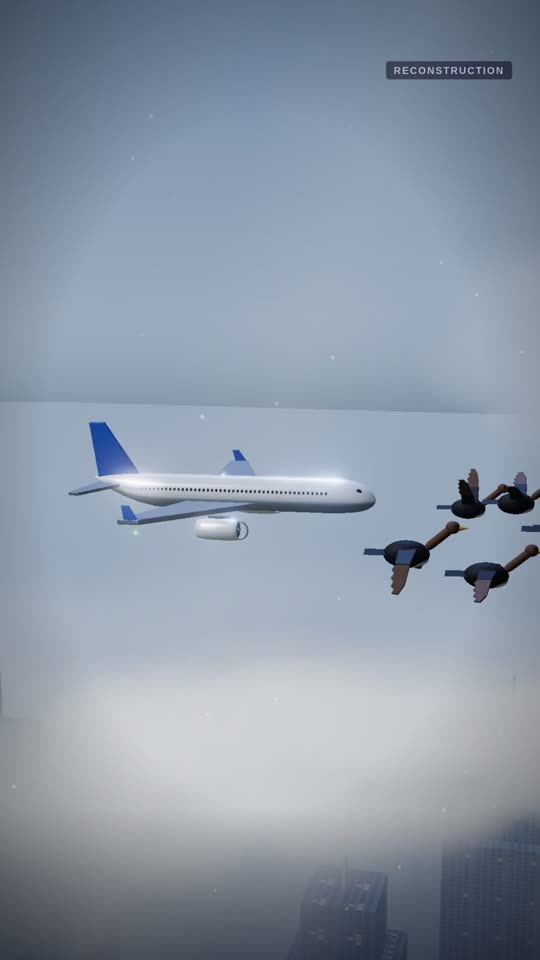
#> input picture _checks/bench-39282273074/scene01-30.jpg, 540 x 960 px; its folder holds only this picture in this run
$ python -i artgen.py   (imports and definitions only)
#> lines starting #> are read from the running program, lines starting #| are printed output that depends on the picture; after the words box and inside, x2 and y2 are one past the last pixel; in counts of white or black regions, pixels touching at a corner belong together
#> further down, picture is the input picture: PIL image 540x960 RGB; mean R, G, B 139.3, 151.8, 166.5
### fyt/scenes3d.py
"""The 3D scene catalog, and the rules that keep a 3D scene true to its narration.

`renderer/src/scenes/world/catalog.json` lists every subject the `world` scene can draw (aircraft,
ships, trains, road vehicles, rockets, spacecraft, cities, landscapes), what each can do, and the words
that point to each. Everything here reads it: the scene models' allowed values, the scriptwriter's
guide, the visual planner (fyt.visualplan) and the guards below. A subject added to the catalog, with
its module registered in `renderer/src/scenes/world/index.tsx`, is open to every later video.

The guards make sure a reconstruction shows only what the fact-checked narration says: an event
(a crash, a sinking, an eruption) is drawn only when the scene's narration names it, and weather,
fire or smoke only when the narration or the research says so. Otherwise the scene shows the subject
doing something neutral (sailing, cruising, a fly-over) and is labelled an illustration.
"""

from __future__ import annotations

import json
import re
from functools import lru_cache
from pathlib import Path

CATALOG_PATH = Path(__file__).resolve().parent.parent / "renderer" / "src" / "scenes" / "world" / "catalog.json"


@lru_cache(maxsize=1)
def catalog() -> dict:
    return json.loads(CATALOG_PATH.read_text())


def subjects() -> dict:
    return catalog()["subjects"]


# [7 lines left out: function _union, not called in this run]


SUBJECTS = tuple(catalog()["subjects"])
ACTIONS = _union("actions")
VARIANTS = _union("variants")
OBSTACLES = _union("obstacles")
SHOTS = tuple(catalog()["shots"])
WEATHERS = tuple(catalog()["weather"])
EFFECTS_3D = tuple(catalog()["effects"])


# [8 lines left out: function _pattern, not called in this run]


@lru_cache(maxsize=None)
def _compiled(key: tuple[str, ...]) -> re.Pattern | None:
    return _pattern(list(key))


# [7 lines left out: function find, not called in this run]


def count(text: str, words: list[str]) -> int:
    p = _compiled(tuple(words))
    return len(p.findall(text.lower())) if p and text else 0


YEAR = re.compile(
    r"\b(?:in|of|since|by|until|from|during|before|after|around|circa|year|summer|winter|spring|autumn|"
    r"january|february|march|april|may|june|july|august|september|october|november|december)\s+(1[0-9]{3}|20[0-9]{2})\b",
    re.I,
)


# [31 lines left out: functions story_year, variant_for, unlike, grounded, not called in this run]


def neutral_action(subject: str) -> str:
    acts = subjects()[subject]["actions"]
    return next((a for a, v in acts.items() if v.get("neutral")), next(iter(acts)))


def is_event(subject: str, action: str) -> bool:
    return bool(subjects()[subject]["actions"].get(action, {}).get("event"))


def action_words(subject: str, action: str) -> list[str]:
    return subjects()[subject]["actions"].get(action, {}).get("keywords", [])


def moment(subject: str, action: str) -> float | None:
    return subjects()[subject]["actions"].get(action, {}).get("moment")


def default_shot(subject: str, action: str) -> str | None:
    return subjects()[subject]["actions"].get(action, {}).get("shot")


# [94 lines left out: functions guide_text, legacy_to_world, guard, not called in this run]

### fyt/artgen.py
"""AI illustrations in the channel's house style: story scene plates and props, and storyboard pictures.

Each story scene gets a background plate (the place, empty) and a cut-out for each prop (drawn
alone on white, then the white is removed), so the renderer can still move, tilt and layer them.
The style is deliberately flat and non-photographic, with faceless people: nobody real is
depicted, and clearly stylised art falls outside YouTube's synthetic-content disclosure.

Providers (the first with keys set is used):
- Cloudflare Workers AI: CLOUDFLARE_ACCOUNT_ID + CLOUDFLARE_API_TOKEN (free daily allowance). FLUX.2 [klein]
  draws at the video's own shape (a Short's pictures are tall, not squares in a band) and can take earlier
  pictures as references, so a recurring ship or person keeps its look; FLUX.1 schnell, square only, is
  the fallback when it refuses
- Together AI, FLUX.1 schnell Free: TOGETHER_API_KEY
Without keys, story scenes use the bundled emoji-style props (fyt.illustrate).
"""

from __future__ import annotations

import base64
import hashlib
import io
import re
import time
from pathlib import Path

import numpy as np
import requests
from PIL import Image, ImageDraw, ImageFilter

from fyt.config import Config, secret
from fyt.models import Script

# The channel's house style: an illustrated documentary look, shared by the storyboard pictures
# (fyt.storyboard) and the story scenes' plates and props. FLUX follows plain descriptive sentences
# better than lists of tags.
LOOK = (
    "painterly editorial illustration with confident ink linework and gouache texture on warm paper grain, "
    "a limited palette of deep navy, warm amber, cream and muted brick red, accurate period details"
)
SAFE = (
    "Any people are stylised figures with simplified features, never a real person's likeness. "
    "There is no text, lettering, sign, logo or watermark anywhere in the image. Nothing gory: no blood or wounds."
)
STYLE = f"Drawn as a {LOOK} for an animated documentary. {SAFE}"
SCENE_STYLE = (
    f"A full-frame {LOOK}, cinematic lighting with strong shadows, composed like a film still with the main "
    f"subject large in the centre, layered in depth: something in the foreground, the subject in the middle "
    f"ground, a distant background. {SAFE}"
)
PROP = (
    "A single {thing}, shown whole and centred in a three-quarter view with a clear, readable silhouette, "
    "isolated on a plain pure white background with no ground, shadow or other objects."
)
PLATE = (
    "A wide, detailed establishing view of {scene}, seen from eye level, with a distinct foreground, middle "
    "ground and distant background for depth. The lower half is open ground where characters could stand, "
    "and there are no people or vehicles in the scene."
)
STEPS = 8  # the most Cloudflare allows for FLUX.1 schnell: noticeably sharper than 4
KLEIN = "@cf/black-forest-labs/flux-2-klein-4b"
SCHNELL = "@cf/black-forest-labs/flux-1-schnell"
# The picture's shape by use: a Short's full-screen picture is tall, a long video's wide, a prop square.
SIZES = {"tall": (768, 1344), "wide": (1344, 768), "square": (1024, 1024)}
REF_SIDE = 448  # reference pictures must be under 512 px a side
# Cloudflare's free allowance is 10,000 neurons a day: about 60 tall FLUX.2 [klein] pictures (6 tiles
# at 26 neurons each), or 30 square FLUX.1 schnell ones at 8 steps. Three Shorts a day plus a few test
# renders fit when a Short draws at most this many (story scenes and storyboard).
ART_PER_SHORT = 14
# A long video is made on a day that also makes two Shorts, so it gets a modest share too; once the
# allowance runs out, everything still renders, with photos and graphics instead of pictures.
ART_PER_LONG = 16
_spent = False  # the free daily allowance ran out during this run


def out_of_allowance() -> bool:
    return _spent


# [6 lines left out: function provider, not called in this run]


class Rejected(requests.RequestException):
    """The provider refused the request itself (bad key, bad input): retrying won't help."""


# [11 lines that did not run here, left out]


def _jpeg(path: Path) -> bytes:
    im = Image.open(path).convert("RGB")
    im.thumbnail((REF_SIDE, REF_SIDE))
    out = io.BytesIO()
    im.save(out, "JPEG", quality=88)
    return out.getvalue()


_klein_ok = True  # FLUX.2 [klein] answered (or hasn't been asked yet) in this run


# [54 lines left out: functions _cloudflare, generate, not called in this run]


def cut_out(img: Image.Image, tolerance: int = 38) -> Image.Image:
    """Remove the plain background a prop was drawn on: flood-fill from the edges, then soften
    the edge and crop to the prop."""
#> called with tolerance = 38
    rgb = img.convert("RGB")
    w, h = rgb.size
    marker = (255, 0, 255)
    work = rgb.copy()
    step = max(1, min(w, h) // 16)
    for x in list(range(0, w, step)) + [w - 1]:
        for y in (0, h - 1):
            if work.getpixel((x, y)) != marker:
                ImageDraw.floodfill(work, (x, y), marker, thresh=tolerance)
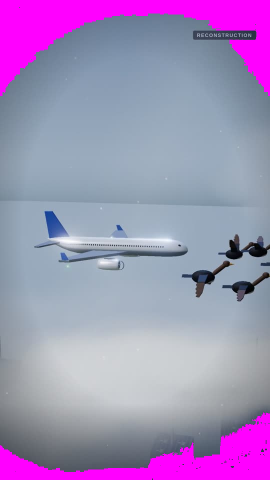
#> work: PIL image 540x960 RGB (shown at 1/2 size); mean R, G, B 161.6, 140.1, 185
    for y in range(0, h, step):
        for x in (0, w - 1):
            if work.getpixel((x, y)) != marker:
                ImageDraw.floodfill(work, (x, y), marker, thresh=tolerance)
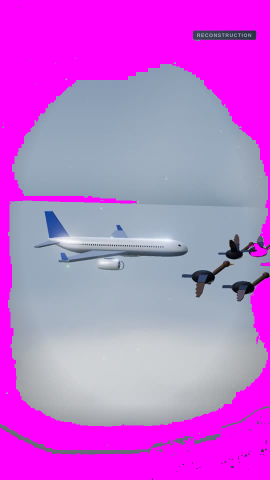
#> work: PIL image 540x960 RGB (shown at 1/2 size); mean R, G, B 194.5, 106.6, 210.9
    background = (np.asarray(work) == marker).all(axis=-1)
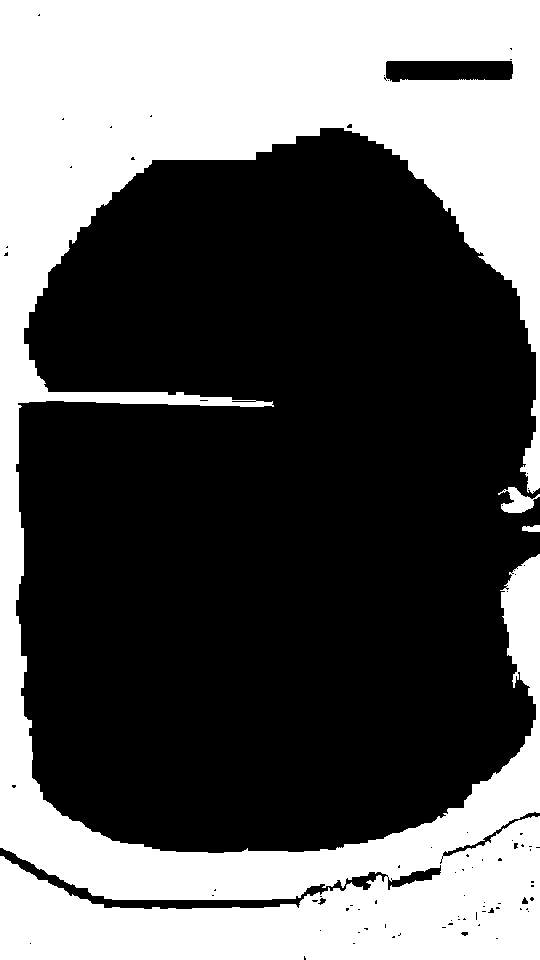
#> background: shape (960, 540) bool; 37.5% white; 3 white regions, box (x1, y1, x2, y2) and area: (0, 0, 540, 960) 193613, (498, 487, 540, 513) 539, (522, 525, 540, 532) 103
    mask = Image.fromarray(np.where(background, 0, 255).astype(np.uint8), "L")
    mask = mask.filter(ImageFilter.MinFilter(3)).filter(ImageFilter.GaussianBlur(1.2))
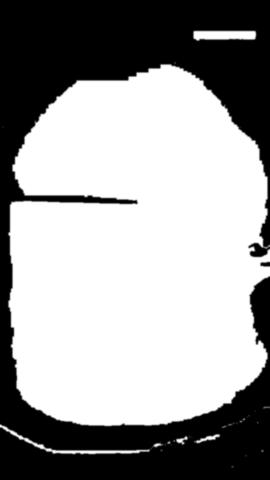
#> mask: PIL image 540x960 L (shown at 1/2 size); min 0, max 255, mean 156.6
    out = rgb.convert("RGBA")
    out.putalpha(mask)
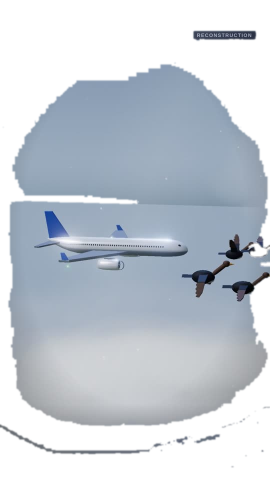
#> out: PIL image 540x960 RGBA (shown at 1/2 size); mean R, G, B, A 139.3, 151.8, 166.5, 156.6; transparent parts drawn white
    box = mask.point(lambda v: 255 if v > 20 else 0).getbbox()
#> box = (0, 60, 540, 935)
    return out.crop(box) if box else out
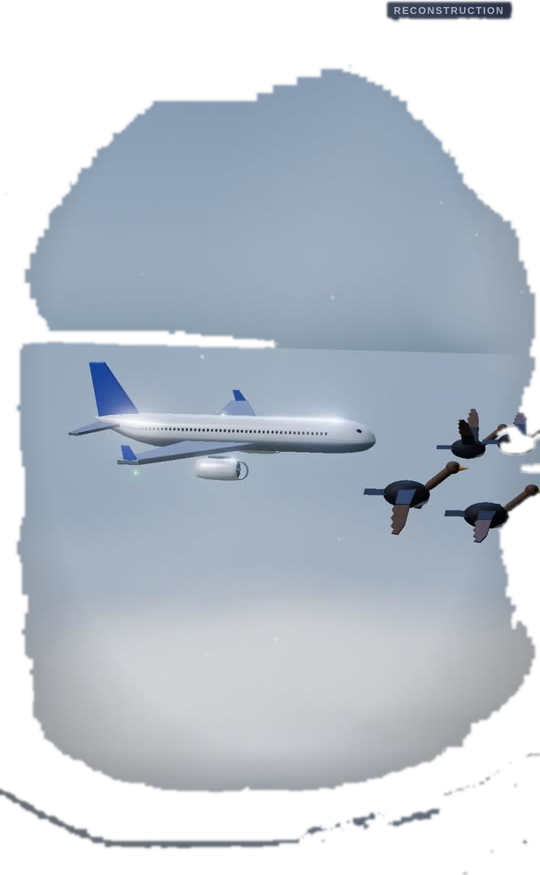
#> returned value: PIL image 540x875 RGBA; mean R, G, B, A 144.8, 157, 171.4, 171.8; transparent parts drawn white


def _key(*parts: str) -> str:
    return hashlib.sha1("|".join(parts).encode()).hexdigest()[:12]


# [35 lines that did not run here, left out]

>>> from PIL import Image
>>> picture = Image.open('../_checks/bench-39282273074/scene01-30.jpg')
>>> result = cut_out(picture)

$ run again, on _checks/bench-39282273074/scene01-82.jpg
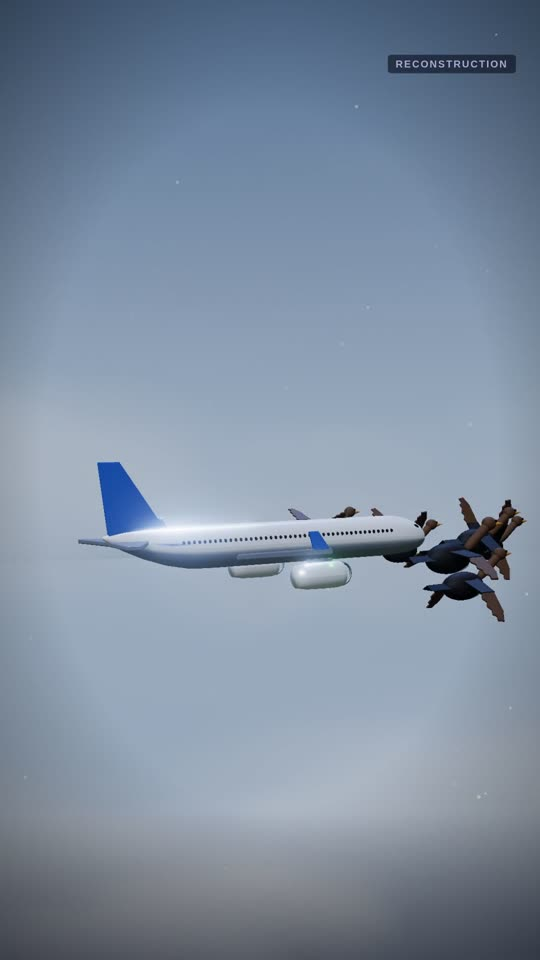
#> input picture _checks/bench-39282273074/scene01-82.jpg, 540 x 960 px
#> picture is the input picture: PIL image 540x960 RGB; mean R, G, B 126.4, 141.8, 160.9
#> after the loop in cut_out, `for y in range(0, h, step):`:
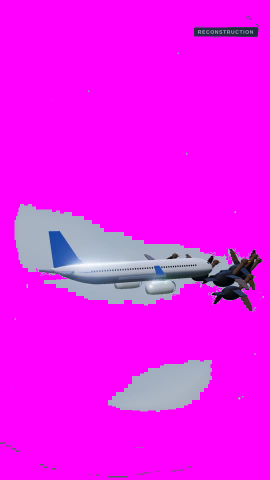
#> work: PIL image 540x960 RGB (shown at 1/2 size); mean R, G, B 238.7, 21.5, 242.9
#> background: shape (960, 540) bool; 85.9% white; 84 black regions (71 under 20 px), largest, box (x1, y1, x2, y2) and area: (29, 408, 527, 623) 55832, (216, 720, 424, 824) 14192, (388, 54, 517, 74) 2415
#> box = (0, 53, 528, 956)
#> in cut_out, `return out.crop(box) if box else out`:
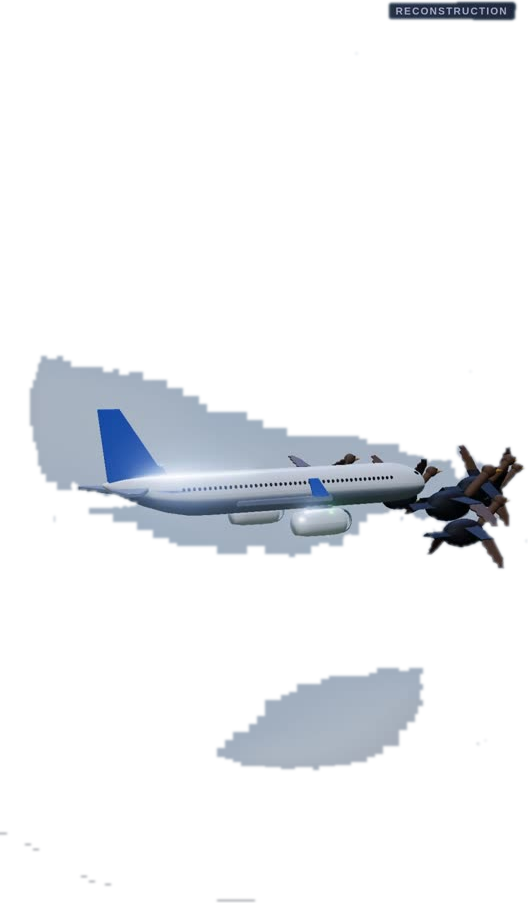
#> returned value: PIL image 528x903 RGBA; mean R, G, B, A 130.3, 145.4, 164.1, 37.1; transparent parts drawn white

$ run again, on _checks/bench-39282273074/scene02-30.jpg
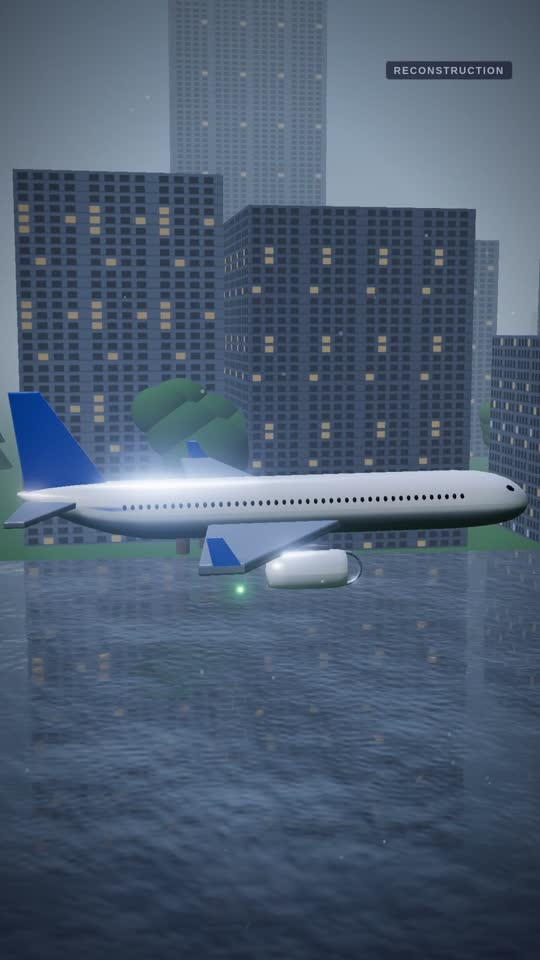
#> input picture _checks/bench-39282273074/scene02-30.jpg, 540 x 960 px
#> picture is the input picture: PIL image 540x960 RGB; mean R, G, B 78.1, 94.5, 114.8
#> in cut_out, `background = (np.asarray(work) == marker).all(axis=-1)`:
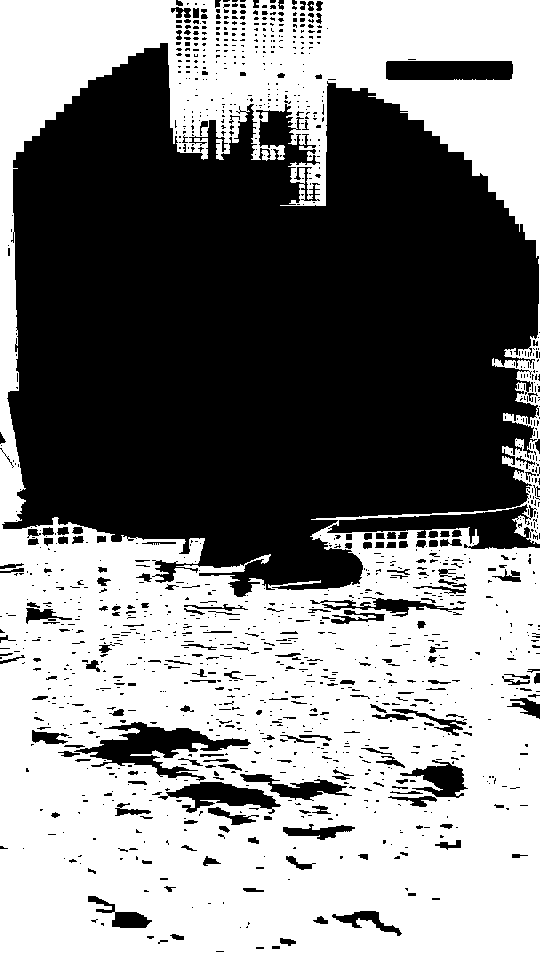
#> background: shape (960, 540) bool; 52.4% white; 1288 black regions (1059 under 20 px), largest, box (x1, y1, x2, y2) and area: (2, 43, 539, 597) 211810, (327, 504, 540, 549) 3947, (74, 722, 251, 781) 3660
#> box = (0, 0, 540, 950)
#> in cut_out, `return out.crop(box) if box else out`:
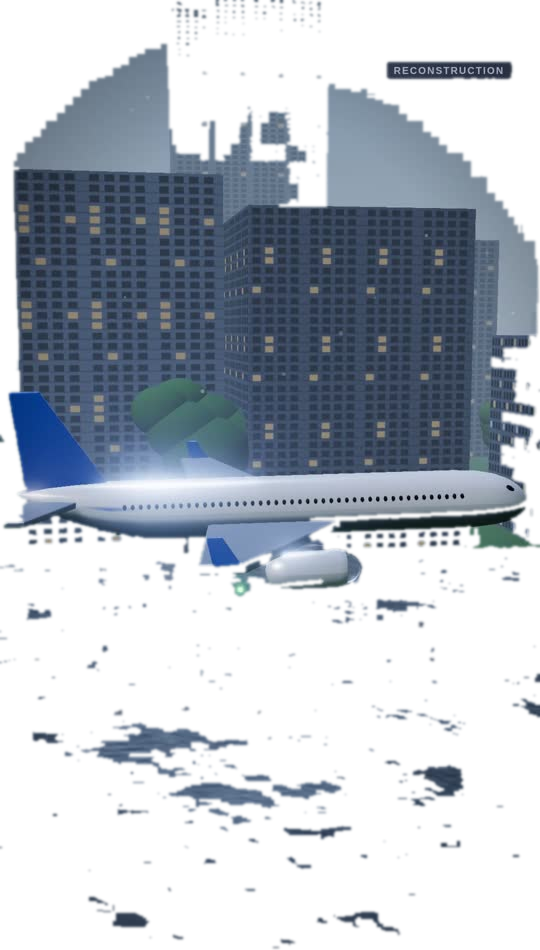
#> returned value: PIL image 540x950 RGBA; mean R, G, B, A 78.6, 95, 115.4, 110.4; transparent parts drawn white
